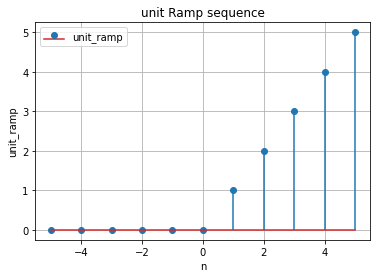

Source code (Python):
#draw unit Sample sequence
import numpy as np 
import matplotlib.pyplot as plt

#samples 
n= np.arange(-5,6,1, dtype=int)#range from -5 to 5 and increase by 1
print(n)#print values of n
unit_ramp = np.where(n>=0,n,0) #Draw Ramp unit
print(unit_ramp)#print values of unit_sample

plt.stem(n,unit_ramp,label="unit_ramp")#draw axis x and y 
plt.title('unit Ramp sequence')#Title
plt.xlabel('n')#x axis is n
plt.ylabel('unit_ramp')#y axis is unit_sample
plt.legend()#To Draw Label
plt.grid(True)#To draw Sqaures
